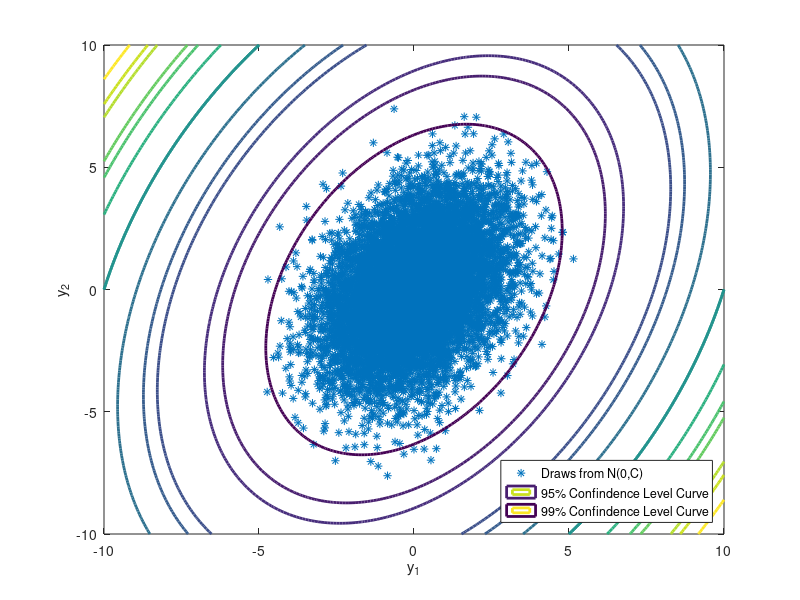

Reproduce this figure in MATLAB.
clear all, close all
% Enter the covariance matrix.
C = [2 1; 1 4];
R = chol(C);
N = 10000;
y = R'*randn(2,N);

% Compute the chi^2-test
for i = 1:N
  xtinvCx(i) = norm(R'\y(:,i))^2;
end
% Computation of 95% and 99% confidence limits using Chi^2 with 
% N degrees of freedom. Check to see if draws match these values.
clevel_95 = chi2inv(.95,2); 
clevel_99 = chi2inv(.99,2); 
fprintf('Percentage of draws within the 95 percent confindence limits = %2.5f\n',100*sum(xtinvCx<=clevel_95)/N);
fprintf('Percentage of draws within the 99 percent confindence limits = %2.5f\n',100*sum(xtinvCx<=clevel_99)/N);

% Plot draws from the distribution together with the 95 and 99% level curves.
figure(1)
 plot(y(1,:),y(2,:),'*')
 xlabel('y_1')
 ylabel('y_2')
 % Now plot the level curves.
 [X,Y]=meshgrid(-10:0.1:10,-10:0.1:10);
 A = inv(C);
 Z=A(1,1)*X.^2 + (A(1,2)+A(2,1))*X.*Y + A(2,2)*Y.^2;
 hold on
  contour(X,Y,Z,clevel_95,'LineWidth',2)
  contour(X,Y,Z,clevel_99,'LineWidth',2)
 hold off
 legend('Draws from N(0,C)','95% Confindence Level Curve','99% Confindence Level Curve','Location','Southeast')
